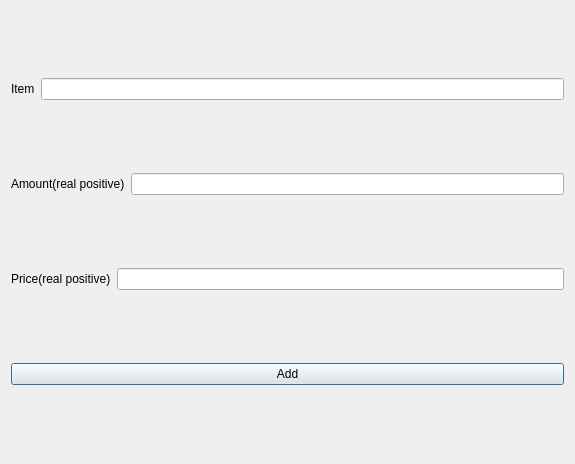
<?xml version="1.0" encoding="UTF-8"?>
<ui version="4.0">
 <class>PartAddDialog</class>
 <widget class="QDialog" name="PartAddDialog">
  <property name="geometry">
   <rect>
    <x>0</x>
    <y>0</y>
    <width>575</width>
    <height>464</height>
   </rect>
  </property>
  <property name="windowTitle">
   <string>Dialog</string>
  </property>
  <layout class="QGridLayout" name="gridLayout">
   <item row="1" column="0">
    <layout class="QHBoxLayout" name="horizontalLayout_2">
     <item>
      <widget class="QLabel" name="amountLabel">
       <property name="text">
        <string>Amount(real positive)</string>
       </property>
      </widget>
     </item>
     <item>
      <widget class="QLineEdit" name="amountEdit"/>
     </item>
    </layout>
   </item>
   <item row="3" column="0">
    <widget class="QPushButton" name="addButton">
     <property name="text">
      <string>Add</string>
     </property>
    </widget>
   </item>
   <item row="0" column="0">
    <layout class="QHBoxLayout" name="horizontalLayout">
     <item>
      <widget class="QLabel" name="itemLabel">
       <property name="text">
        <string>Item</string>
       </property>
      </widget>
     </item>
     <item>
      <widget class="QLineEdit" name="itemEdit"/>
     </item>
    </layout>
   </item>
   <item row="2" column="0">
    <layout class="QHBoxLayout" name="horizontalLayout_3">
     <item>
      <widget class="QLabel" name="priceLabel">
       <property name="text">
        <string>Price(real positive)</string>
       </property>
      </widget>
     </item>
     <item>
      <widget class="QLineEdit" name="priceEdit"/>
     </item>
    </layout>
   </item>
  </layout>
 </widget>
 <resources/>
 <connections/>
</ui>
